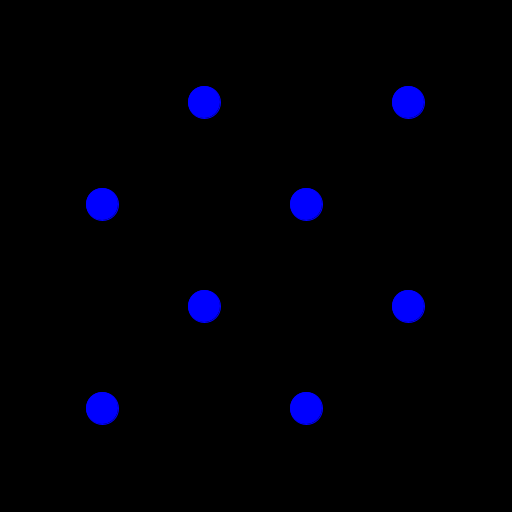
Frame 1 (no input)
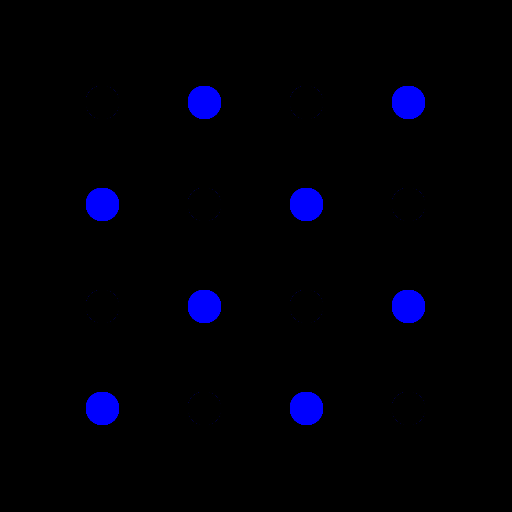
Frame 60 (the mouse pressed at the canvas centre just before this capture)
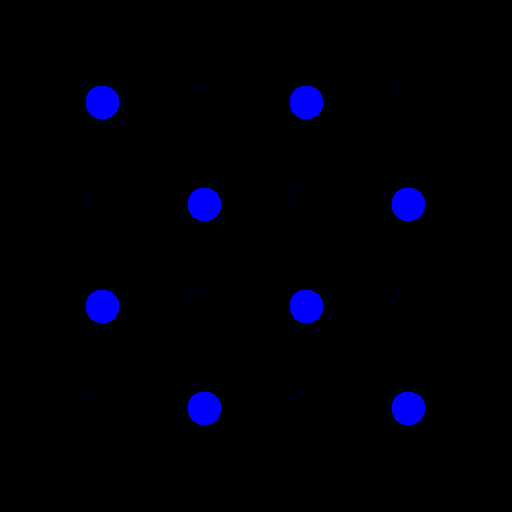
Frame 120 (the mouse held since frame 60 and released just before this capture)

The Processing sketch that drew these frames (run headless with seeded random() and noise(); from frame 60 on, the mouse is pressed at the canvas centre):

// Processing sketch: processing_31968
// ── processing_31968.pde

int counter = 0;
ArrayList<Dot> dots;
int time = 20;

void setup(){
  size(512,512);
  background(0);
  ellipseMode(CENTER);
  dots = new ArrayList();
  for (int i = 0; i < 4; i++) {
    for (int j = 0; j < 4; j++) {
        if (i % 2 == 0 && j % 2 == 0 || i % 2 != 0 && j % 2 != 0) {//if i is even AND j is even
          dots.add(new Dot(color(0,0,0), color(0,0,255), color(0,0,0), i*(512/5) + 512/5, j*(512/5) + 512/5, 20, 32));
        }
        else {
          dots.add(new Dot(color(0,0,255), color(0,0,0), color(0,0,255), i*(512/5) + 512/5, j*(512/5) + 512/5, 20, 32));
        } 
    }  
  }
    counter = 0;
}

void draw(){
  
  if (counter == time) {
    for (Dot d: dots) {
      d.blink();
    }  
    counter = 0; 
  }
  
  for (Dot d : dots) {
    d.display();
  }
  counter++;
}

class Dot {
  color start_color;
  color osc_color;
  color curr_color;
  float xpos;
  float ypos;
  int time;
  float radius;
  
  Dot(color temp_color1, color temp_color2, color current_color, float dot_xpos, float dot_ypos, int dot_counter, float dot_radius) {
    start_color = temp_color1;
    osc_color = temp_color2;
    curr_color = current_color;
    xpos = dot_xpos;
    ypos = dot_ypos;
    time = dot_counter;
    radius = dot_radius;
  }
  
  void display() {
    stroke(curr_color);
    fill(curr_color);
    ellipse(xpos, ypos, radius, radius);
  }
  
  void blink() {
    if (curr_color == start_color) { 
      stroke(osc_color);
      fill(osc_color);
      curr_color = osc_color;
    }
    else {
      stroke(start_color);
      fill(start_color);
      curr_color = start_color;
    }
  }
}
    
